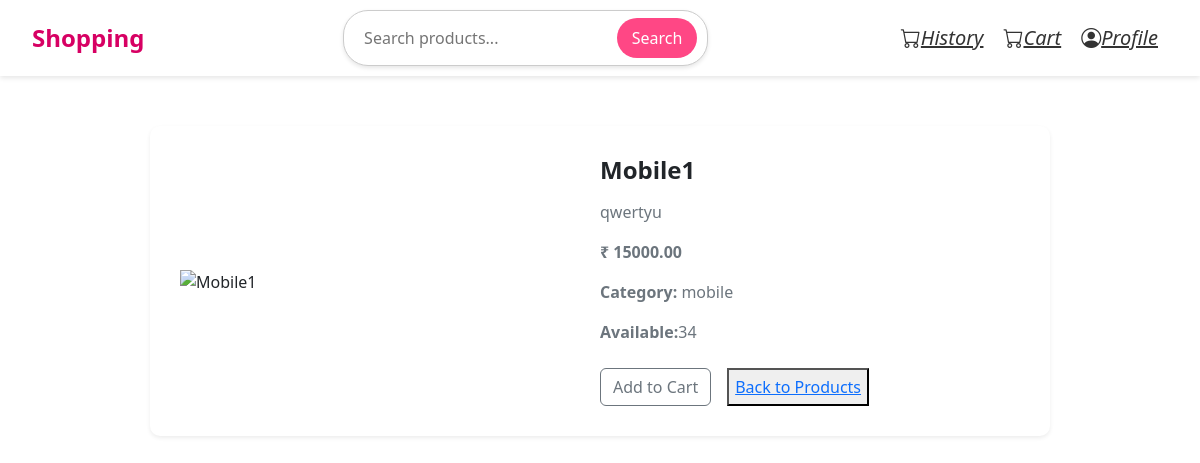
The app's page /product/product-detail/1 with its own data.
### product_management/models.py (models this page shows, shortened)
class Product(models.Model):
    name = models.CharField(max_length=100)
    price = models.DecimalField(max_digits=10, decimal_places=2)
    description = models.TextField(blank=True, null=True)
    category = models.ForeignKey(Category, on_delete=models.SET_NULL, null=True, related_name="products")
    stock = models.PositiveIntegerField(default=0)
    main_image = models.ImageField(upload_to='images/', help_text="Upload the main product image", null = True)
    created_at = models.DateTimeField(auto_now_add=True)
    updated_at = models.DateTimeField(auto_now=True)
    vendor = models.ForeignKey(Vendor, on_delete=models.CASCADE, null=True, related_name="products")

class Category(models.Model):
    name = models.CharField(max_length=50, unique=True)
    def __str__(self):
        return self.name

### product_management/views.py (the view)
# urls.py: path("product-detail/<int:pk>",views.ProductDetailView.as_view(), name = "productdetail"),
class ProductDetailView(DetailView):
    model = Product
    template_name = "product_management/product_detail.html"

### product_management/templates/product_management/product_detail.html (shortened to what this page needs)
<!DOCTYPE html>
{% load static %}
<html lang="en">
<head>
    <link rel="stylesheet" href="https://cdn.jsdelivr.net/npm/bootstrap@5.3.0/dist/css/bootstrap.min.css">
    <link rel="stylesheet" href="{% static 'css/style-product-detail.css' %}">
</head>
<body>
    {% include 'user_management/base_page.html' %}
    <div class="container mt-5">
        <div class="product-container shadow-sm">
            <div class="product-row">
                <div class="product-image">
                    <img src="{{ object.image.url }}" alt="{{ object.name }}" class="img-fluid">
                </div>
                <div class="product-details">
                    <h2>{{ object.name }}</h2>
                    <p>{{ object.description }}</p>
                    <p class="price">₹ {{ object.price }}</p>
                    <p><strong>Category:</strong> {{ object.category }}</p>
                    <p><strong>Available:</strong>{{object.stock}}</p>
                    <div class="d-flex gap-3 mt-4">
                        <form action = "{% url "addcart" product.id %}" method = "POST">
                        <button type = "submit" class="btn btn-outline-secondary">Add to Cart</button>
                        </form>
                        <button><a href="{% url 'homepage' %}">Back to Products</a></button>
                    </div>
                </div>
            </div>
        </div>
    </div>
</body>
</html>

### static/css/style-product-detail.css (style rules this page uses)
body { background-color: #f8f9fa; font-family: Arial, sans-serif; }
.product-container { max-width: 900px; margin: 50px auto; background: white; padding: 30px; border-radius: 10px; box-shadow: 0px 4px 8px rgba(0, 0, 0, 0.1); }
.product-row { display: flex; flex-wrap: wrap; align-items: center; justify-content: space-between; }
.product-image { width: 45%; border-radius: 8px; }
.product-details { width: 50%; }
.product-details h2 { font-size: 24px; font-weight: bold; margin-bottom: 15px; }
.product-details p { color: #6c757d; font-size: 16px; }
.price { font-size: 20px; font-weight: bold; color: #cc0052; }

### records on screen
Product: name "Mobile1", description "qwertyu", price "15000.00", category "mobile", stock "34"
